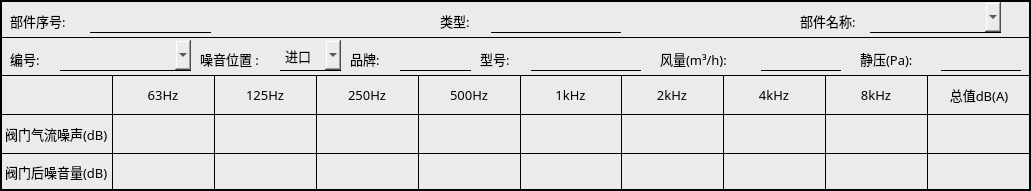
<?xml version="1.0" encoding="UTF-8"?>
<ui version="4.0">
 <class>Table_airFlow_noi</class>
 <widget class="QWidget" name="Table_airFlow_noi">
  <property name="geometry">
   <rect>
    <x>0</x>
    <y>0</y>
    <width>1031</width>
    <height>191</height>
   </rect>
  </property>
  <property name="windowTitle">
   <string>Form</string>
  </property>
  <property name="styleSheet">
   <string notr="true">background-color: rgb(235, 235, 235);</string>
  </property>
  <layout class="QVBoxLayout" name="verticalLayout" stretch="1,1,3">
   <property name="spacing">
    <number>0</number>
   </property>
   <property name="leftMargin">
    <number>0</number>
   </property>
   <property name="topMargin">
    <number>0</number>
   </property>
   <property name="rightMargin">
    <number>0</number>
   </property>
   <property name="bottomMargin">
    <number>0</number>
   </property>
   <item>
    <widget class="QWidget" name="widget_3" native="true">
     <property name="styleSheet">
      <string notr="true">#widget_3
{
border:2px solid black;
border-bottom:1px solid black;
}</string>
     </property>
     <widget class="QLabel" name="label_9">
      <property name="geometry">
       <rect>
        <x>10</x>
        <y>5</y>
        <width>81</width>
        <height>31</height>
       </rect>
      </property>
      <property name="font">
       <font>
        <family>Microsoft YaHei</family>
        <pointsize>10</pointsize>
       </font>
      </property>
      <property name="text">
       <string>部件序号:</string>
      </property>
     </widget>
     <widget class="QLineEdit" name="lineEdit_8">
      <property name="geometry">
       <rect>
        <x>90</x>
        <y>2</y>
        <width>121</width>
        <height>31</height>
       </rect>
      </property>
      <property name="font">
       <font>
        <family>Microsoft YaHei</family>
        <pointsize>10</pointsize>
       </font>
      </property>
      <property name="styleSheet">
       <string notr="true">border:none;
border-bottom:1px solid black;</string>
      </property>
     </widget>
     <widget class="QLineEdit" name="lineEdit_9">
      <property name="geometry">
       <rect>
        <x>490</x>
        <y>2</y>
        <width>131</width>
        <height>31</height>
       </rect>
      </property>
      <property name="font">
       <font>
        <family>Microsoft YaHei</family>
        <pointsize>10</pointsize>
       </font>
      </property>
      <property name="styleSheet">
       <string notr="true">border:none;
border-bottom:1px solid black;
</string>
      </property>
     </widget>
     <widget class="QLabel" name="label_10">
      <property name="geometry">
       <rect>
        <x>440</x>
        <y>5</y>
        <width>51</width>
        <height>31</height>
       </rect>
      </property>
      <property name="font">
       <font>
        <family>Microsoft YaHei</family>
        <pointsize>10</pointsize>
       </font>
      </property>
      <property name="text">
       <string>类型:</string>
      </property>
     </widget>
     <widget class="QLabel" name="label_11">
      <property name="geometry">
       <rect>
        <x>800</x>
        <y>5</y>
        <width>81</width>
        <height>31</height>
       </rect>
      </property>
      <property name="font">
       <font>
        <family>Microsoft YaHei</family>
        <pointsize>10</pointsize>
       </font>
      </property>
      <property name="text">
       <string>部件名称:</string>
      </property>
     </widget>
     <widget class="QComboBox" name="comboBox_3">
      <property name="geometry">
       <rect>
        <x>870</x>
        <y>2</y>
        <width>131</width>
        <height>31</height>
       </rect>
      </property>
      <property name="font">
       <font>
        <family>Microsoft YaHei</family>
        <pointsize>10</pointsize>
       </font>
      </property>
      <property name="styleSheet">
       <string notr="true">border:none;
border-bottom:1px solid black;</string>
      </property>
     </widget>
    </widget>
   </item>
   <item>
    <widget class="QWidget" name="widget_4" native="true">
     <property name="sizePolicy">
      <sizepolicy hsizetype="Preferred" vsizetype="Minimum">
       <horstretch>0</horstretch>
       <verstretch>0</verstretch>
      </sizepolicy>
     </property>
     <property name="styleSheet">
      <string notr="true">#widget_4
{
border:1px solid black;
border-left:2px solid black;
border-right:2px solid black;
border-top:none;
}</string>
     </property>
     <widget class="QLabel" name="label_15">
      <property name="geometry">
       <rect>
        <x>10</x>
        <y>5</y>
        <width>51</width>
        <height>31</height>
       </rect>
      </property>
      <property name="font">
       <font>
        <family>Microsoft YaHei</family>
        <pointsize>10</pointsize>
       </font>
      </property>
      <property name="text">
       <string>编号:</string>
      </property>
     </widget>
     <widget class="QComboBox" name="comboBox">
      <property name="geometry">
       <rect>
        <x>60</x>
        <y>2</y>
        <width>131</width>
        <height>31</height>
       </rect>
      </property>
      <property name="font">
       <font>
        <family>Microsoft YaHei</family>
        <pointsize>10</pointsize>
       </font>
      </property>
      <property name="styleSheet">
       <string notr="true">border:none;
border-bottom:1px solid black;</string>
      </property>
     </widget>
     <widget class="QLabel" name="label_16">
      <property name="geometry">
       <rect>
        <x>200</x>
        <y>5</y>
        <width>81</width>
        <height>31</height>
       </rect>
      </property>
      <property name="font">
       <font>
        <family>Microsoft YaHei</family>
        <pointsize>10</pointsize>
       </font>
      </property>
      <property name="text">
       <string>噪音位置 :</string>
      </property>
     </widget>
     <widget class="QComboBox" name="comboBox_2">
      <property name="geometry">
       <rect>
        <x>280</x>
        <y>2</y>
        <width>61</width>
        <height>31</height>
       </rect>
      </property>
      <property name="font">
       <font>
        <family>Microsoft YaHei</family>
        <pointsize>10</pointsize>
       </font>
      </property>
      <property name="styleSheet">
       <string notr="true">border:none;
border-bottom:1px solid black;</string>
      </property>
      <item>
       <property name="text">
        <string>进口</string>
       </property>
      </item>
      <item>
       <property name="text">
        <string>出口</string>
       </property>
      </item>
     </widget>
     <widget class="QLabel" name="label_17">
      <property name="geometry">
       <rect>
        <x>350</x>
        <y>5</y>
        <width>51</width>
        <height>31</height>
       </rect>
      </property>
      <property name="font">
       <font>
        <family>Microsoft YaHei</family>
        <pointsize>10</pointsize>
       </font>
      </property>
      <property name="text">
       <string>品牌:</string>
      </property>
     </widget>
     <widget class="QLineEdit" name="lineEdit_13">
      <property name="geometry">
       <rect>
        <x>400</x>
        <y>2</y>
        <width>71</width>
        <height>31</height>
       </rect>
      </property>
      <property name="font">
       <font>
        <family>Microsoft YaHei</family>
        <pointsize>10</pointsize>
       </font>
      </property>
      <property name="styleSheet">
       <string notr="true">border:none;
border-bottom:1px solid black;
</string>
      </property>
     </widget>
     <widget class="QLineEdit" name="lineEdit_14">
      <property name="geometry">
       <rect>
        <x>530</x>
        <y>2</y>
        <width>111</width>
        <height>31</height>
       </rect>
      </property>
      <property name="font">
       <font>
        <family>Microsoft YaHei</family>
        <pointsize>10</pointsize>
       </font>
      </property>
      <property name="styleSheet">
       <string notr="true">border:none;
border-bottom:1px solid black;
</string>
      </property>
     </widget>
     <widget class="QLabel" name="label_18">
      <property name="geometry">
       <rect>
        <x>480</x>
        <y>5</y>
        <width>51</width>
        <height>31</height>
       </rect>
      </property>
      <property name="font">
       <font>
        <family>Microsoft YaHei</family>
        <pointsize>10</pointsize>
       </font>
      </property>
      <property name="text">
       <string>型号:</string>
      </property>
     </widget>
     <widget class="QLineEdit" name="lineEdit_15">
      <property name="geometry">
       <rect>
        <x>760</x>
        <y>2</y>
        <width>81</width>
        <height>31</height>
       </rect>
      </property>
      <property name="font">
       <font>
        <family>Microsoft YaHei</family>
        <pointsize>10</pointsize>
       </font>
      </property>
      <property name="styleSheet">
       <string notr="true">border:none;
border-bottom:1px solid black;
</string>
      </property>
     </widget>
     <widget class="QLabel" name="label_19">
      <property name="geometry">
       <rect>
        <x>660</x>
        <y>5</y>
        <width>101</width>
        <height>31</height>
       </rect>
      </property>
      <property name="font">
       <font>
        <family>Microsoft YaHei</family>
        <pointsize>10</pointsize>
       </font>
      </property>
      <property name="text">
       <string>风量(m³/h):</string>
      </property>
     </widget>
     <widget class="QLineEdit" name="lineEdit_16">
      <property name="geometry">
       <rect>
        <x>940</x>
        <y>2</y>
        <width>81</width>
        <height>31</height>
       </rect>
      </property>
      <property name="font">
       <font>
        <family>Microsoft YaHei</family>
        <pointsize>10</pointsize>
       </font>
      </property>
      <property name="styleSheet">
       <string notr="true">border:none;
border-bottom:1px solid black;
</string>
      </property>
     </widget>
     <widget class="QLabel" name="label_20">
      <property name="geometry">
       <rect>
        <x>860</x>
        <y>5</y>
        <width>81</width>
        <height>31</height>
       </rect>
      </property>
      <property name="font">
       <font>
        <family>Microsoft YaHei</family>
        <pointsize>10</pointsize>
       </font>
      </property>
      <property name="text">
       <string>静压(Pa):</string>
      </property>
     </widget>
    </widget>
   </item>
   <item>
    <widget class="QWidget" name="widget" native="true">
     <layout class="QGridLayout" name="gridLayout">
      <property name="leftMargin">
       <number>0</number>
      </property>
      <property name="topMargin">
       <number>0</number>
      </property>
      <property name="rightMargin">
       <number>0</number>
      </property>
      <property name="bottomMargin">
       <number>0</number>
      </property>
      <property name="spacing">
       <number>0</number>
      </property>
      <item row="0" column="0">
       <widget class="QLabel" name="label">
        <property name="styleSheet">
         <string notr="true">border-left:2px solid black;</string>
        </property>
        <property name="text">
         <string/>
        </property>
       </widget>
      </item>
      <item row="0" column="1">
       <widget class="QLabel" name="label_2">
        <property name="font">
         <font>
          <family>Microsoft YaHei</family>
          <pointsize>10</pointsize>
         </font>
        </property>
        <property name="styleSheet">
         <string notr="true">border-left:1px solid black;
</string>
        </property>
        <property name="text">
         <string>63Hz</string>
        </property>
        <property name="alignment">
         <set>Qt::AlignCenter</set>
        </property>
       </widget>
      </item>
      <item row="0" column="2">
       <widget class="QLabel" name="label_3">
        <property name="font">
         <font>
          <family>Microsoft YaHei</family>
          <pointsize>10</pointsize>
         </font>
        </property>
        <property name="styleSheet">
         <string notr="true">border-left:1px solid black;</string>
        </property>
        <property name="text">
         <string>125Hz</string>
        </property>
        <property name="alignment">
         <set>Qt::AlignCenter</set>
        </property>
       </widget>
      </item>
      <item row="0" column="3">
       <widget class="QLabel" name="label_4">
        <property name="font">
         <font>
          <family>Microsoft YaHei</family>
          <pointsize>10</pointsize>
         </font>
        </property>
        <property name="styleSheet">
         <string notr="true">border-left:1px solid black;</string>
        </property>
        <property name="text">
         <string>250Hz</string>
        </property>
        <property name="alignment">
         <set>Qt::AlignCenter</set>
        </property>
       </widget>
      </item>
      <item row="0" column="4">
       <widget class="QLabel" name="label_5">
        <property name="font">
         <font>
          <family>Microsoft YaHei</family>
          <pointsize>10</pointsize>
         </font>
        </property>
        <property name="styleSheet">
         <string notr="true">border-left:1px solid black;</string>
        </property>
        <property name="text">
         <string>500Hz</string>
        </property>
        <property name="alignment">
         <set>Qt::AlignCenter</set>
        </property>
       </widget>
      </item>
      <item row="0" column="5">
       <widget class="QLabel" name="label_6">
        <property name="font">
         <font>
          <family>Microsoft YaHei</family>
          <pointsize>10</pointsize>
         </font>
        </property>
        <property name="styleSheet">
         <string notr="true">border-left:1px solid black;</string>
        </property>
        <property name="text">
         <string>1kHz</string>
        </property>
        <property name="alignment">
         <set>Qt::AlignCenter</set>
        </property>
       </widget>
      </item>
      <item row="0" column="6">
       <widget class="QLabel" name="label_7">
        <property name="font">
         <font>
          <family>Microsoft YaHei</family>
          <pointsize>10</pointsize>
         </font>
        </property>
        <property name="styleSheet">
         <string notr="true">border-left:1px solid black;</string>
        </property>
        <property name="text">
         <string>2kHz</string>
        </property>
        <property name="alignment">
         <set>Qt::AlignCenter</set>
        </property>
       </widget>
      </item>
      <item row="0" column="7">
       <widget class="QLabel" name="label_8">
        <property name="font">
         <font>
          <family>Microsoft YaHei</family>
          <pointsize>10</pointsize>
         </font>
        </property>
        <property name="styleSheet">
         <string notr="true">border-left:1px solid black;</string>
        </property>
        <property name="text">
         <string>4kHz</string>
        </property>
        <property name="alignment">
         <set>Qt::AlignCenter</set>
        </property>
       </widget>
      </item>
      <item row="0" column="8">
       <widget class="QLabel" name="label_12">
        <property name="font">
         <font>
          <family>Microsoft YaHei</family>
          <pointsize>10</pointsize>
         </font>
        </property>
        <property name="styleSheet">
         <string notr="true">border-left:1px solid black;</string>
        </property>
        <property name="text">
         <string>8kHz</string>
        </property>
        <property name="alignment">
         <set>Qt::AlignCenter</set>
        </property>
       </widget>
      </item>
      <item row="0" column="9">
       <widget class="QLabel" name="label_13">
        <property name="font">
         <font>
          <family>Microsoft YaHei</family>
          <pointsize>10</pointsize>
         </font>
        </property>
        <property name="styleSheet">
         <string notr="true">border-left:1px solid black;
border-right:2px solid black;</string>
        </property>
        <property name="text">
         <string>总值dB(A)</string>
        </property>
        <property name="alignment">
         <set>Qt::AlignCenter</set>
        </property>
       </widget>
      </item>
      <item row="2" column="0">
       <widget class="QLabel" name="label_14">
        <property name="font">
         <font>
          <family>Microsoft YaHei</family>
          <pointsize>10</pointsize>
         </font>
        </property>
        <property name="styleSheet">
         <string notr="true">border:1px solid black;
border-left:2px solid black;
border-bottom:2px solid black;
border-right:none;
</string>
        </property>
        <property name="text">
         <string>阀门后噪音量(dB)</string>
        </property>
       </widget>
      </item>
      <item row="2" column="1">
       <widget class="QLineEdit" name="lineEdit">
        <property name="sizePolicy">
         <sizepolicy hsizetype="Expanding" vsizetype="Preferred">
          <horstretch>0</horstretch>
          <verstretch>0</verstretch>
         </sizepolicy>
        </property>
        <property name="styleSheet">
         <string notr="true">border:1px solid black;
border-right:none;
border-bottom:2px solid black;</string>
        </property>
       </widget>
      </item>
      <item row="2" column="2">
       <widget class="QLineEdit" name="lineEdit_2">
        <property name="sizePolicy">
         <sizepolicy hsizetype="Expanding" vsizetype="Preferred">
          <horstretch>0</horstretch>
          <verstretch>0</verstretch>
         </sizepolicy>
        </property>
        <property name="styleSheet">
         <string notr="true">border:1px solid black;
border-right:none;
border-bottom:2px solid black;</string>
        </property>
       </widget>
      </item>
      <item row="2" column="3">
       <widget class="QLineEdit" name="lineEdit_3">
        <property name="sizePolicy">
         <sizepolicy hsizetype="Expanding" vsizetype="Preferred">
          <horstretch>0</horstretch>
          <verstretch>0</verstretch>
         </sizepolicy>
        </property>
        <property name="styleSheet">
         <string notr="true">border:1px solid black;
border-right:none;
border-bottom:2px solid black;</string>
        </property>
       </widget>
      </item>
      <item row="2" column="4">
       <widget class="QLineEdit" name="lineEdit_4">
        <property name="sizePolicy">
         <sizepolicy hsizetype="Expanding" vsizetype="Preferred">
          <horstretch>0</horstretch>
          <verstretch>0</verstretch>
         </sizepolicy>
        </property>
        <property name="styleSheet">
         <string notr="true">border:1px solid black;
border-right:none;
border-bottom:2px solid black;</string>
        </property>
       </widget>
      </item>
      <item row="2" column="5">
       <widget class="QLineEdit" name="lineEdit_5">
        <property name="sizePolicy">
         <sizepolicy hsizetype="Expanding" vsizetype="Preferred">
          <horstretch>0</horstretch>
          <verstretch>0</verstretch>
         </sizepolicy>
        </property>
        <property name="styleSheet">
         <string notr="true">border:1px solid black;
border-right:none;
border-bottom:2px solid black;</string>
        </property>
       </widget>
      </item>
      <item row="2" column="6">
       <widget class="QLineEdit" name="lineEdit_6">
        <property name="sizePolicy">
         <sizepolicy hsizetype="Expanding" vsizetype="Preferred">
          <horstretch>0</horstretch>
          <verstretch>0</verstretch>
         </sizepolicy>
        </property>
        <property name="styleSheet">
         <string notr="true">border:1px solid black;
border-right:none;
border-bottom:2px solid black;</string>
        </property>
       </widget>
      </item>
      <item row="2" column="7">
       <widget class="QLineEdit" name="lineEdit_7">
        <property name="sizePolicy">
         <sizepolicy hsizetype="Expanding" vsizetype="Preferred">
          <horstretch>0</horstretch>
          <verstretch>0</verstretch>
         </sizepolicy>
        </property>
        <property name="styleSheet">
         <string notr="true">border:1px solid black;
border-right:none;
border-bottom:2px solid black;</string>
        </property>
       </widget>
      </item>
      <item row="2" column="8">
       <widget class="QLineEdit" name="lineEdit_11">
        <property name="sizePolicy">
         <sizepolicy hsizetype="Expanding" vsizetype="Preferred">
          <horstretch>0</horstretch>
          <verstretch>0</verstretch>
         </sizepolicy>
        </property>
        <property name="styleSheet">
         <string notr="true">border:1px solid black;
border-right:none;
border-bottom:2px solid black;</string>
        </property>
       </widget>
      </item>
      <item row="2" column="9">
       <widget class="QLineEdit" name="lineEdit_12">
        <property name="sizePolicy">
         <sizepolicy hsizetype="Expanding" vsizetype="Preferred">
          <horstretch>0</horstretch>
          <verstretch>0</verstretch>
         </sizepolicy>
        </property>
        <property name="styleSheet">
         <string notr="true">border:1px solid black;
border-bottom:2px solid black;
border-right:2px solid black;</string>
        </property>
       </widget>
      </item>
      <item row="1" column="7">
       <widget class="QLineEdit" name="lineEdit_17">
        <property name="sizePolicy">
         <sizepolicy hsizetype="Expanding" vsizetype="Preferred">
          <horstretch>0</horstretch>
          <verstretch>0</verstretch>
         </sizepolicy>
        </property>
        <property name="styleSheet">
         <string notr="true">border:1px solid black;
border-right:none;
border-bottom:none;</string>
        </property>
       </widget>
      </item>
      <item row="1" column="6">
       <widget class="QLineEdit" name="lineEdit_18">
        <property name="sizePolicy">
         <sizepolicy hsizetype="Expanding" vsizetype="Preferred">
          <horstretch>0</horstretch>
          <verstretch>0</verstretch>
         </sizepolicy>
        </property>
        <property name="styleSheet">
         <string notr="true">border:1px solid black;
border-right:none;
border-bottom:none;</string>
        </property>
       </widget>
      </item>
      <item row="1" column="5">
       <widget class="QLineEdit" name="lineEdit_19">
        <property name="sizePolicy">
         <sizepolicy hsizetype="Expanding" vsizetype="Preferred">
          <horstretch>0</horstretch>
          <verstretch>0</verstretch>
         </sizepolicy>
        </property>
        <property name="styleSheet">
         <string notr="true">border:1px solid black;
border-right:none;
border-bottom:none;</string>
        </property>
       </widget>
      </item>
      <item row="1" column="4">
       <widget class="QLineEdit" name="lineEdit_20">
        <property name="sizePolicy">
         <sizepolicy hsizetype="Expanding" vsizetype="Preferred">
          <horstretch>0</horstretch>
          <verstretch>0</verstretch>
         </sizepolicy>
        </property>
        <property name="styleSheet">
         <string notr="true">border:1px solid black;
border-right:none;
border-bottom:none;</string>
        </property>
       </widget>
      </item>
      <item row="1" column="8">
       <widget class="QLineEdit" name="lineEdit_21">
        <property name="sizePolicy">
         <sizepolicy hsizetype="Expanding" vsizetype="Preferred">
          <horstretch>0</horstretch>
          <verstretch>0</verstretch>
         </sizepolicy>
        </property>
        <property name="styleSheet">
         <string notr="true">border:1px solid black;
border-right:none;
border-bottom:none;</string>
        </property>
       </widget>
      </item>
      <item row="1" column="9">
       <widget class="QLineEdit" name="lineEdit_22">
        <property name="sizePolicy">
         <sizepolicy hsizetype="Expanding" vsizetype="Preferred">
          <horstretch>0</horstretch>
          <verstretch>0</verstretch>
         </sizepolicy>
        </property>
        <property name="styleSheet">
         <string notr="true">border:1px solid black;
border-right:none;
border-bottom:none;
border-right:2px solid black;</string>
        </property>
       </widget>
      </item>
      <item row="1" column="3">
       <widget class="QLineEdit" name="lineEdit_23">
        <property name="sizePolicy">
         <sizepolicy hsizetype="Expanding" vsizetype="Preferred">
          <horstretch>0</horstretch>
          <verstretch>0</verstretch>
         </sizepolicy>
        </property>
        <property name="styleSheet">
         <string notr="true">border:1px solid black;
border-right:none;
border-bottom:none;</string>
        </property>
       </widget>
      </item>
      <item row="1" column="2">
       <widget class="QLineEdit" name="lineEdit_24">
        <property name="sizePolicy">
         <sizepolicy hsizetype="Expanding" vsizetype="Preferred">
          <horstretch>0</horstretch>
          <verstretch>0</verstretch>
         </sizepolicy>
        </property>
        <property name="styleSheet">
         <string notr="true">border:1px solid black;
border-right:none;
border-bottom:none;</string>
        </property>
       </widget>
      </item>
      <item row="1" column="1">
       <widget class="QLineEdit" name="lineEdit_25">
        <property name="sizePolicy">
         <sizepolicy hsizetype="Expanding" vsizetype="Preferred">
          <horstretch>0</horstretch>
          <verstretch>0</verstretch>
         </sizepolicy>
        </property>
        <property name="styleSheet">
         <string notr="true">border:1px solid black;
border-right:none;
border-bottom:none;</string>
        </property>
       </widget>
      </item>
      <item row="1" column="0">
       <widget class="QLabel" name="label_21">
        <property name="font">
         <font>
          <family>Microsoft YaHei</family>
          <pointsize>10</pointsize>
         </font>
        </property>
        <property name="styleSheet">
         <string notr="true">border:1px solid black;
border-left:2px solid black;
border-right:none;
border-bottom:none;
</string>
        </property>
        <property name="text">
         <string>阀门气流噪声(dB)</string>
        </property>
       </widget>
      </item>
     </layout>
    </widget>
   </item>
  </layout>
 </widget>
 <resources/>
 <connections/>
</ui>
